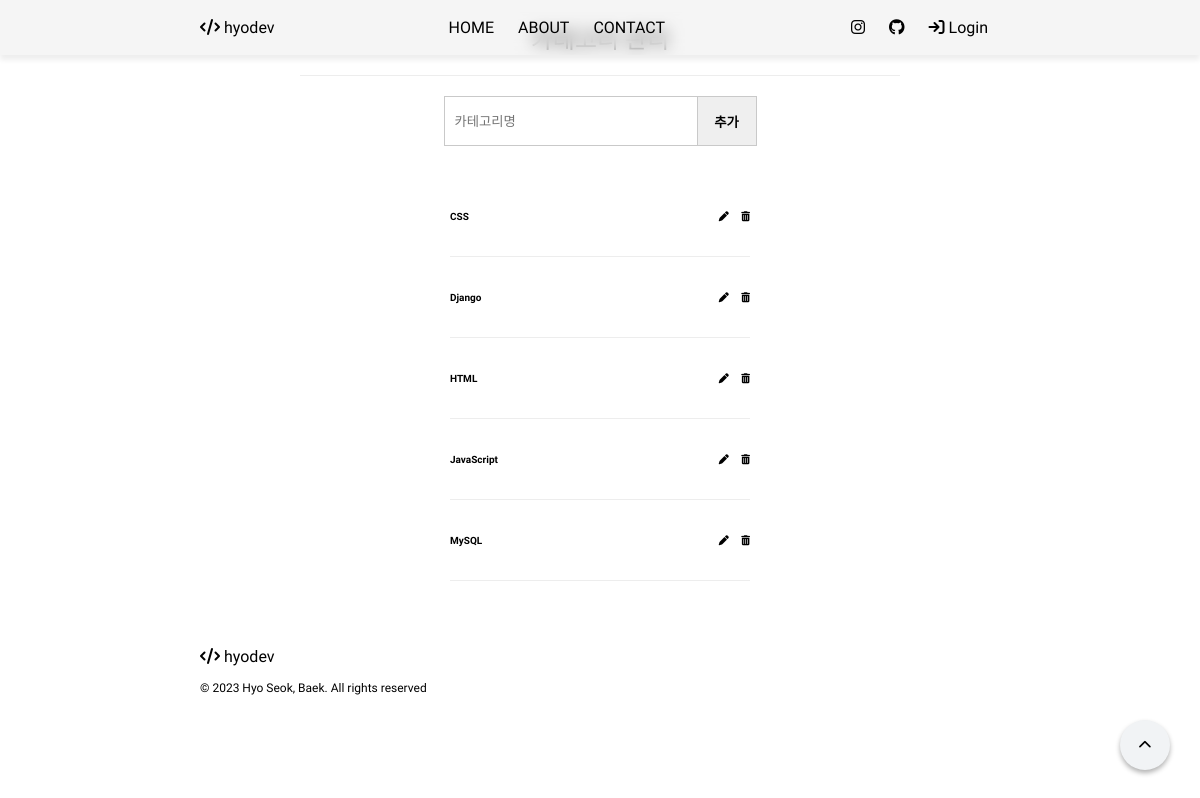
The page /option/ on the database its author committed.
### mypage/models.py (models this page shows, shortened)
class Category(models.Model):
    cate_name = models.CharField(max_length=50)

### mypage/views.py (the view)
# urls.py: path('option/', views.category_option, name='category option'),
def category_option(request):
    categorys = Category.objects.all().order_by('cate_name')
    if request.method == "POST":
        category_name = request.POST['cate_name']
        Category.objects.create(
            cate_name = category_name
        )
    context = {'categorys' : categorys}
    return render(request, "mypage/category_option.html", context)

### config/templates/mypage/category_option.html (shortened to what this page needs)
{% extends "./base.html" %}
{% load static %}
{% block category_option %}
  <link rel="stylesheet" href="{% static 'css/category_option.css' %}"/>
  <div class="description">카테고리 관리</div>
  <form method="POST" class="add-category">
    <input type="text" name="cate_name" placeholder="카테고리명" required="required"/>
    <button type="submit" onclick="return confirm('새로운 카테고리를 추가하시겠습니까?');">
      추가
    </button>
  </form>
  {% for category in categorys %}
    <div class="category-box">
      <div>{{ category.cate_name }}</div>
      <div>
        <a href="/option/modify/{{category.id}}" class="modify">
          <i class="fa-solid fa-pen"></i>
        </a>
        <a href="/option/delete/{{category.id}}" class="delete" onclick="return confirm('해당 카테고리를 삭제하시겠습니까?');">
          <i class="fa-solid fa-trash-can"></i>
        </a>
      </div>
    </div>
  {% endfor %}
{% endblock %}

### static/css/default.css (style rules this page uses)
html { font-size: 10px; }
body { margin: 0; }
a { text-decoration: none; color: black; }

### static/css/category_option.css (style rules this page uses)
.description { width: 50%; margin: auto; padding-bottom: 20px; margin-top: 20px; margin-bottom: 20px; border-bottom: 1px solid rgba(0, 0, 0, 0.07); font-family: "IBM Plex Sans KR", sans-serif; font-weight: 400; font-size: 2.4rem; text-align: center; }
.add-category { width: 50%; display: flex; margin: auto; justify-content: center; height: 50px; margin-bottom: 30px; }
.add-category input { width: 40%; border: 1px solid #c9c9c9; font-family: "IBM Plex Sans KR", sans-serif; border-right: none; padding-left: 10px; }
.add-category button { width: 10%; font-family: "IBM Plex Sans KR", sans-serif; font-weight: 700; border: 1px solid #c9c9c9; cursor: pointer; }
.category-box { display: flex; width: 25%; margin: auto; justify-content: space-between; font-family: "IBM Plex Sans KR", sans-serif; font-weight: 700; align-items: center; height: 80px; border-bottom: 1px solid rgba(0, 0, 0, 0.07); }
.category-box a { margin-left: 10px; transition: 0.5s; }

### rows shown on the page
Category: cate_name "CSS"
Category: cate_name "Django"
Category: cate_name "HTML"
Category: cate_name "JavaScript"
Category: cate_name "MySQL"
